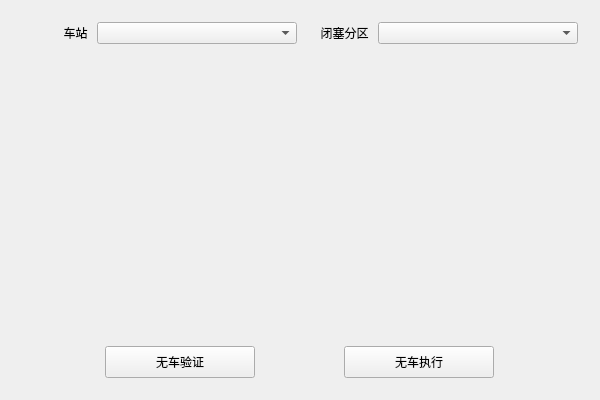
<?xml version="1.0" encoding="UTF-8"?>
<ui version="4.0">
 <class>StationZoningSelectionClass</class>
 <widget class="QMainWindow" name="StationZoningSelectionClass">
  <property name="geometry">
   <rect>
    <x>0</x>
    <y>0</y>
    <width>600</width>
    <height>400</height>
   </rect>
  </property>
  <property name="windowTitle">
   <string>StationZoningSelection</string>
  </property>
  <widget class="QWidget" name="centralWidget">
   <layout class="QVBoxLayout" name="verticalLayout">
    <item>
     <widget class="QWidget" name="widget" native="true">
      <layout class="QVBoxLayout" name="verticalLayout_3">
       <item>
        <layout class="QVBoxLayout" name="verticalLayout_2" stretch="2,0,3">
         <property name="spacing">
          <number>10</number>
         </property>
         <item>
          <layout class="QHBoxLayout" name="horizontalLayout_3">
           <item>
            <layout class="QHBoxLayout" name="horizontalLayout">
             <item>
              <widget class="QLabel" name="label">
               <property name="maximumSize">
                <size>
                 <width>16777215</width>
                 <height>19</height>
                </size>
               </property>
               <property name="text">
                <string>车站 </string>
               </property>
               <property name="alignment">
                <set>Qt::AlignRight|Qt::AlignTrailing|Qt::AlignVCenter</set>
               </property>
              </widget>
             </item>
             <item>
              <widget class="QComboBox" name="stationcomboBox">
               <property name="minimumSize">
                <size>
                 <width>200</width>
                 <height>0</height>
                </size>
               </property>
              </widget>
             </item>
            </layout>
           </item>
           <item>
            <layout class="QHBoxLayout" name="horizontalLayout_2">
             <item>
              <widget class="QLabel" name="label_2">
               <property name="maximumSize">
                <size>
                 <width>16777215</width>
                 <height>19</height>
                </size>
               </property>
               <property name="text">
                <string>闭塞分区 </string>
               </property>
               <property name="alignment">
                <set>Qt::AlignRight|Qt::AlignTrailing|Qt::AlignVCenter</set>
               </property>
              </widget>
             </item>
             <item>
              <widget class="QComboBox" name="subzonecomboBox">
               <property name="minimumSize">
                <size>
                 <width>200</width>
                 <height>0</height>
                </size>
               </property>
              </widget>
             </item>
            </layout>
           </item>
          </layout>
         </item>
         <item>
          <spacer name="verticalSpacer">
           <property name="orientation">
            <enum>Qt::Vertical</enum>
           </property>
           <property name="sizeHint" stdset="0">
            <size>
             <width>20</width>
             <height>40</height>
            </size>
           </property>
          </spacer>
         </item>
         <item>
          <layout class="QHBoxLayout" name="horizontalLayout_4">
           <item>
            <widget class="QPushButton" name="pushButton">
             <property name="maximumSize">
              <size>
               <width>150</width>
               <height>32</height>
              </size>
             </property>
             <property name="text">
              <string>无车验证</string>
             </property>
            </widget>
           </item>
           <item>
            <widget class="QPushButton" name="pushButton_2">
             <property name="minimumSize">
              <size>
               <width>60</width>
               <height>32</height>
              </size>
             </property>
             <property name="maximumSize">
              <size>
               <width>150</width>
               <height>32</height>
              </size>
             </property>
             <property name="text">
              <string>无车执行</string>
             </property>
            </widget>
           </item>
          </layout>
         </item>
        </layout>
       </item>
      </layout>
     </widget>
    </item>
   </layout>
  </widget>
 </widget>
 <layoutdefault spacing="6" margin="11"/>
 <resources/>
 <connections/>
</ui>
